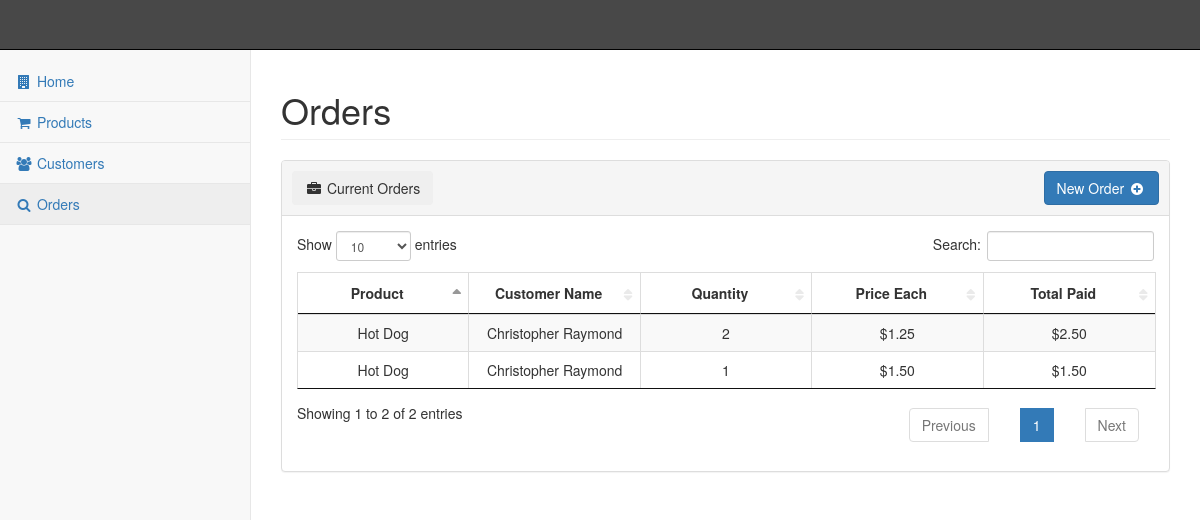
The page /pages/orders.php on the database its author committed.
### tables this page shows
CREATE TABLE IF NOT EXISTS `order` (
  `PRODUCT_ID` int NOT NULL,
  `CUST_IDNO` int NOT NULL,
  `QUANTITY` int NOT NULL,
  `PRICE_EACH` varchar(10) NOT NULL,
  `TOTAL_PAID` varchar(10) NOT NULL,
  `ORDER_NUM` int NOT NULL AUTO_INCREMENT,
  PRIMARY KEY (`ORDER_NUM`),
  KEY `CUST_IDNO` (`CUST_IDNO`),
  KEY `PRODUCT_ID` (`PRODUCT_ID`)
);

CREATE TABLE IF NOT EXISTS `product` (
  `PRODUCT_ID` int NOT NULL AUTO_INCREMENT,
  `DESCRIPTION` varchar(256) NOT NULL,
  `TYPE` enum('APPETIZER','SALAD','BEVERAGE','MAINDISH','DESSERT') DEFAULT NULL,
  `QUANTITY` int NOT NULL,
  `COST` varchar(10) NOT NULL,
  `PRODUCT_IMAGE` varchar(256) NOT NULL,
  PRIMARY KEY (`PRODUCT_ID`)
);

CREATE TABLE IF NOT EXISTS `customer` (
  `NAME` varchar(254) NOT NULL,
  `PHONENO` varchar(12) NOT NULL,
  `ADDRESS` varchar(256) NOT NULL,
  `EMAIL` varchar(100) NOT NULL,
  `USERNAME` varchar(12) NOT NULL,
  `PASSWORD` varchar(12) NOT NULL,
  `CREATEDDATE` datetime NOT NULL,
  `IDNUMBER` int NOT NULL AUTO_INCREMENT,
  PRIMARY KEY (`IDNUMBER`),
  UNIQUE KEY `EMAIL_UNIQUE` (`EMAIL`)
);

### pages/orders.php (the view, shortened to what this page needs)
<?php include_once ($_SERVER['DOCUMENT_ROOT'].'/pages/header.php'); ?>
<div id="page-wrapper">
    <div class="row">
        <div class="col-lg-12">
            <h1 class="page-header">Orders</h1>
        </div>
    </div>
    <div class="row">
        <div class="col-lg-12">
            <div class="panel panel-default">
                <div style="height: 55px;padding:10px" class="panel-heading">
                    <button class="btn btn-secondary pull-left"><i class="fa fa-briefcase fa-fw"></i> Current Orders</button>
                    <a class="btn btn-primary pull-right" role="button" href="/pages/newOrder.php">New Order <span class="fa fa-plus-circle fa-fw"></span></a>
                </div>
                <div class="panel-body">
                    <table id="orders" class="table table-striped table-bordered"><?php
							$query = "SELECT * FROM `ORDER` ORDER BY PRODUCT_ID ASC";
							$result = $mysqli->query($query);
				            echo "<thead>";
					        	echo "<th style='text-align:center' width=\"" . 100/mysqli_num_fields($result) . "%\">Product</th>";
	        					echo "<th style='text-align:center' width=\"" . 100/mysqli_num_fields($result) . "%\">Customer Name</th>";
					        	echo "<th style='text-align:center' width=\"" . 100/mysqli_num_fields($result) . "%\">Quantity</th>";
	        					echo "<th style='text-align:center' width=\"" . 100/mysqli_num_fields($result) . "%\">Price Each</th>";
	            				echo "<th style='text-align:center' width=\"" . 100/mysqli_num_fields($result) . "%\">Total Paid</th></tr>";
				            echo "</thead>";
				            echo "<tbody>";
				            	while($row = mysqli_fetch_array($result)){
				                  	echo "<tr>";
				                  	if($product_name = $mysqli->query("
									    SELECT description
									    FROM product
									    WHERE product_id = " . $row['PRODUCT_ID'])){
									    if($product_name->num_rows > 0){
									    	$product_name = mysqli_fetch_array($product_name, MYSQLI_ASSOC);
								    		echo "<td align='center'>" . $product_name['description'] . "</td>";
	    						    	}
	    						    	else
	    						    		echo "<td align='center' style='padding: 2px;'>Invalid Product ID</td>";
	                		  		}
				            		else
	            			      		echo "<td align='center' style='padding: 2px;'>Invalid Entry</td>";
	                  				if($customer_name = $mysqli->query("SELECT name FROM customer WHERE idnumber = " . $row['CUST_IDNO'])){
									    if($customer_name->num_rows > 0){
									    	$customer_name = mysqli_fetch_array($customer_name, MYSQLI_ASSOC);
								    		echo "<td align='center'>" . $customer_name['name'] . "</td>";
	    						    	}
	    						    	else
	    						    		echo "<td align='center' style='padding: 2px;'>Invalid Customer ID</td>";
	                		  		}
				            		else
	            			      		echo "<td align='center' style='padding: 2px;'>Invalid Entry</td>";
				                  	echo "<td align='center'>" . $row['QUANTITY'] . "</td>";
				                  	echo "<td align='center'>$" . $row['PRICE_EACH'] . "</td>";
				                  	echo "<td align='center'>$" . $row['TOTAL_PAID'] . "</td>";
				                  }
			                  ?>
			            </tbody>
					</table>
                </div>
            </div>
        </div>
    </div>
</div>
<?php
include_once ($_SERVER['DOCUMENT_ROOT'].'/pages/footer.php');
?>

### rows shown on the page
order: PRODUCT_ID.DESCRIPTION "Hot Dog", customer.NAME "Christopher Raymond", QUANTITY "2", PRICE_EACH "1.25", TOTAL_PAID "2.50"
order: PRODUCT_ID.DESCRIPTION "Hot Dog", customer.NAME "Christopher Raymond", QUANTITY "1", PRICE_EACH "1.50", TOTAL_PAID "1.50"
